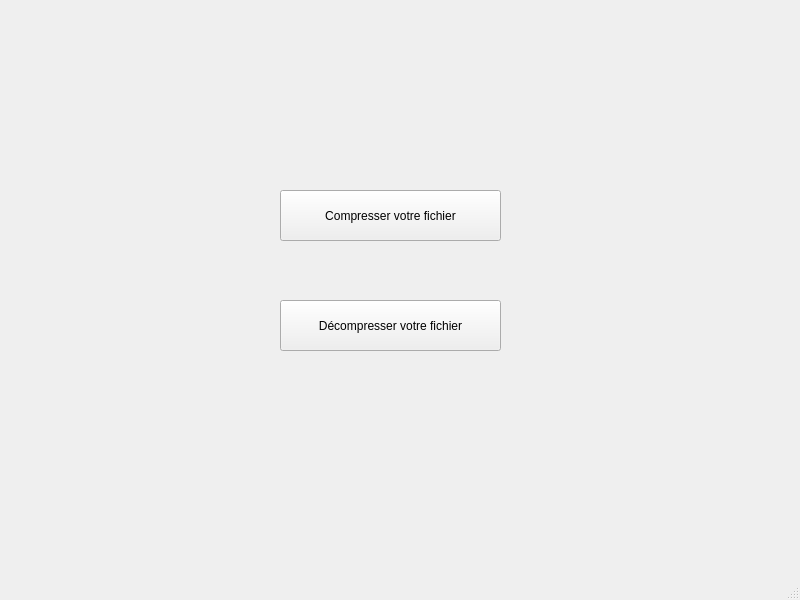
<?xml version="1.0" encoding="UTF-8"?>
<ui version="4.0">
 <class>MainWindow</class>
 <widget class="QMainWindow" name="MainWindow">
  <property name="geometry">
   <rect>
    <x>0</x>
    <y>0</y>
    <width>800</width>
    <height>600</height>
   </rect>
  </property>
  <property name="windowTitle">
   <string>MainWindow</string>
  </property>
  <widget class="QWidget" name="centralwidget">
   <widget class="QPushButton" name="pushButton">
    <property name="geometry">
     <rect>
      <x>280</x>
      <y>190</y>
      <width>221</width>
      <height>51</height>
     </rect>
    </property>
    <property name="text">
     <string>Compresser votre fichier</string>
    </property>
   </widget>
   <widget class="QPushButton" name="pushButton_2">
    <property name="geometry">
     <rect>
      <x>280</x>
      <y>300</y>
      <width>221</width>
      <height>51</height>
     </rect>
    </property>
    <property name="text">
     <string>Décompresser votre fichier</string>
    </property>
   </widget>
  </widget>
  <widget class="QMenuBar" name="menubar">
   <property name="geometry">
    <rect>
     <x>0</x>
     <y>0</y>
     <width>800</width>
     <height>22</height>
    </rect>
   </property>
  </widget>
  <widget class="QStatusBar" name="statusbar"/>
 </widget>
 <resources/>
 <connections/>
</ui>
